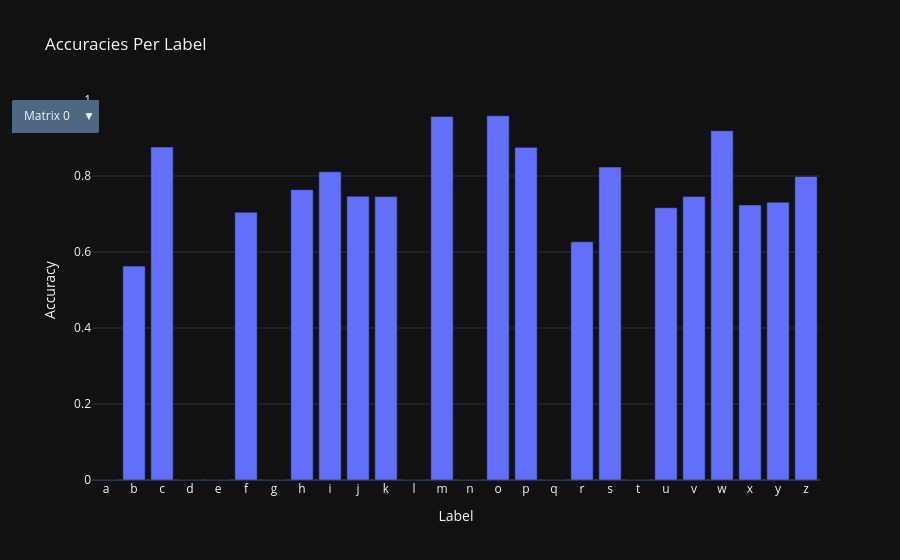

Notebook code for this chart:
### Code cell
visualise_label_accuracies(list(range(n, 2 * n)))

### Figure 1 — Plotly figure (JSON) as saved in the notebook; plotly's stock layout.template omitted (floating-point values rounded to 4 significant figures)
{"data": [{"name": "Model Model 10", "type": "bar", "visible": true, "x": ["a", "b", "c", "d", "e", "f", "g", "h", "i", "j", "k", "l", "m", "n", "o", "p", "q", "r", "s", "t", "u", "v", "w", "x", "y", "z"], "y": [0.0, 0.5628, 0.8761, 0.0, 0.0, 0.7044, 0.0, 0.764, 0.811, 0.7467, 0.7459, 0.0, 0.9568, 0.0, 0.9586, 0.8754, 0.0, 0.6268, 0.8237, 0.0, 0.7165, 0.746, 0.9191, 0.7238, 0.7309, 0.7987]}, {"name": "Model Model 11", "type": "bar", "visible": false, "x": ["a", "b", "c", "d", "e", "f", "g", "h", "i", "j", "k", "l", "m", "n", "o", "p", "q", "r", "s", "t", "u", "v", "w", "x", "y", "z"], "y": [0.7233, 0.8458, 0.0, 0.7021, 0.9308, 0.8517, 0.0, 0.8763, 0.8537, 0.9031, 0.751, 0.0, 0.9384, 0.7484, 0.9618, 0.9686, 0.0, 0.6117, 0.9557, 0.7628, 0.0, 0.9261, 0.8987, 0.8696, 0.8475, 0.9046]}, {"name": "Model Model 12", "type": "bar", "visible": false, "x": ["a", "b", "c", "d", "e", "f", "g", "h", "i", "j", "k", "l", "m", "n", "o", "p", "q", "r", "s", "t", "u", "v", "w", "x", "y", "z"], "y": [0.72, 0.755, 0.868, 0.5936, 0.7733, 0.7606, 0.603, 0.8649, 0.815, 0.7982, 0.0, 0.0, 0.9459, 0.6788, 0.9565, 0.9267, 0.0, 0.6298, 0.8608, 0.4466, 0.8813, 0.833, 0.9028, 0.8419, 0.8157, 0.8753]}, {"name": "Model Model 13", "type": "bar", "visible": false, "x": ["a", "b", "c", "d", "e", "f", "g", "h", "i", "j", "k", "l", "m", "n", "o", "p", "q", "r", "s", "t", "u", "v", "w", "x", "y", "z"], "y": [0.2407, 0.8743, 0.8508, 0.6426, 0.8305, 0.8157, 0.7439, 0.8254, 0.8537, 0.0, 0.8506, 0.1029, 0.9492, 0.8067, 0.9682, 0.9403, 0.0, 0.6569, 0.9247, 0.7618, 0.8895, 0.8543, 0.9048, 0.8162, 0.803, 0.934]}, {"name": "Model Model 14", "type": "bar", "visible": false, "x": ["a", "b", "c", "d", "e", "f", "g", "h", "i", "j", "k", "l", "m", "n", "o", "p", "q", "r", "s", "t", "u", "v", "w", "x", "y", "z"], "y": [0.5305, 0.5639, 0.7249, 0.5596, 0.5486, 0.7786, 0.0, 0.6528, 0.8069, 0.7921, 0.0, 0.002144, 0.9222, 0.0, 0.8908, 0.8576, 0.659, 0.6207, 0.7381, 0.0, 0.0, 0.752, 0.9017, 0.7782, 0.7373, 0.7767]}, {"name": "Model Model 15", "type": "bar", "visible": false, "x": ["a", "b", "c", "d", "e", "f", "g", "h", "i", "j", "k", "l", "m", "n", "o", "p", "q", "r", "s", "t", "u", "v", "w", "x", "y", "z"], "y": [0.0, 0.0, 0.8873, 0.5798, 0.0, 0.7044, 0.0, 0.789, 0.8242, 0.8446, 0.7759, 0.0, 0.9373, 0.3119, 0.9586, 0.9089, 0.7424, 0.6147, 0.8505, 0.0, 0.8301, 0.7773, 0.9058, 0.7392, 0.7956, 0.869]}, {"name": "Model Model 16", "type": "bar", "visible": false, "x": ["a", "b", "c", "d", "e", "f", "g", "h", "i", "j", "k", "l", "m", "n", "o", "p", "q", "r", "s", "t", "u", "v", "w", "x", "y", "z"], "y": [0.8148, 0.8289, 0.9056, 0.5819, 0.0, 0.8305, 0.0, 0.8222, 0.8364, 0.8254, 0.8278, 0.0, 0.9168, 0.0, 0.913, 0.9089, 0.0, 0.6207, 0.9237, 0.3825, 0.8137, 0.8593, 0.9324, 0.8265, 0.7722, 0.9256]}, {"name": "Model Model 17", "type": "bar", "visible": false, "x": ["a", "b", "c", "d", "e", "f", "g", "h", "i", "j", "k", "l", "m", "n", "o", "p", "q", "r", "s", "t", "u", "v", "w", "x", "y", "z"], "y": [0.0, 0.0, 0.9411, 0.5862, 0.0, 0.8422, 0.0, 0.8659, 0.8445, 0.8345, 0.8288, 0.0, 0.8962, 0.7547, 0.9417, 0.9319, 0.755, 0.6469, 0.9557, 0.563, 0.8905, 0.7733, 0.9335, 0.886, 0.8284, 0.9455]}, {"name": "Model Model 18", "type": "bar", "visible": false, "x": ["a", "b", "c", "d", "e", "f", "g", "h", "i", "j", "k", "l", "m", "n", "o", "p", "q", "r", "s", "t", "u", "v", "w", "x", "y", "z"], "y": [0.5621, 0.8765, 0.9391, 0.7383, 0.0, 0.9142, 0.002134, 0.8222, 0.8852, 0.8547, 0.8019, 0.0, 0.0, 0.7796, 0.9427, 0.0, 0.5829, 0.7304, 0.9371, 0.5321, 0.9038, 0.7379, 0.9376, 0.8891, 0.7987, 0.9507]}, {"name": "Model Model 19", "type": "bar", "visible": false, "x": ["a", "b", "c", "d", "e", "f", "g", "h", "i", "j", "k", "l", "m", "n", "o", "p", "q", "r", "s", "t", "u", "v", "w", "x", "y", "z"], "y": [0.0, 0.6589, 0.8396, 0.6064, 0.0, 0.8411, 0.1249, 0.5177, 0.8201, 0.1524, 0.7884, 0.0, 0.9114, 0.3503, 0.9533, 0.0, 0.0, 0.6509, 0.8247, 0.0, 0.0, 0.7642, 0.9437, 0.6602, 0.7913, 0.0]}], "layout": {"title": {"text": "Accuracies Per Label"}, "updatemenus": [{"buttons": [{"args": [{"visible": [true, false, false, false, false, false, false, false, false, false]}], "label": "Matrix 0", "method": "update"}, {"args": [{"visible": [false, true, false, false, false, false, false, false, false, false]}], "label": "Matrix 1", "method": "update"}, {"args": [{"visible": [false, false, true, false, false, false, false, false, false, false]}], "label": "Matrix 2", "method": "update"}, {"args": [{"visible": [false, false, false, true, false, false, false, false, false, false]}], "label": "Matrix 3", "method": "update"}, {"args": [{"visible": [false, false, false, false, true, false, false, false, false, false]}], "label": "Matrix 4", "method": "update"}, {"args": [{"visible": [false, false, false, false, false, true, false, false, false, false]}], "label": "Matrix 5", "method": "update"}, {"args": [{"visible": [false, false, false, false, false, false, true, false, false, false]}], "label": "Matrix 6", "method": "update"}, {"args": [{"visible": [false, false, false, false, false, false, false, true, false, false]}], "label": "Matrix 7", "method": "update"}, {"args": [{"visible": [false, false, false, false, false, false, false, false, true, false]}], "label": "Matrix 8", "method": "update"}, {"args": [{"visible": [false, false, false, false, false, false, false, false, false, true]}], "label": "Matrix 9", "method": "update"}], "direction": "down", "showactive": true, "xanchor": "center", "yanchor": "top"}], "xaxis": {"title": {"text": "Label"}}, "yaxis": {"range": [0, 1], "title": {"text": "Accuracy"}}}}
